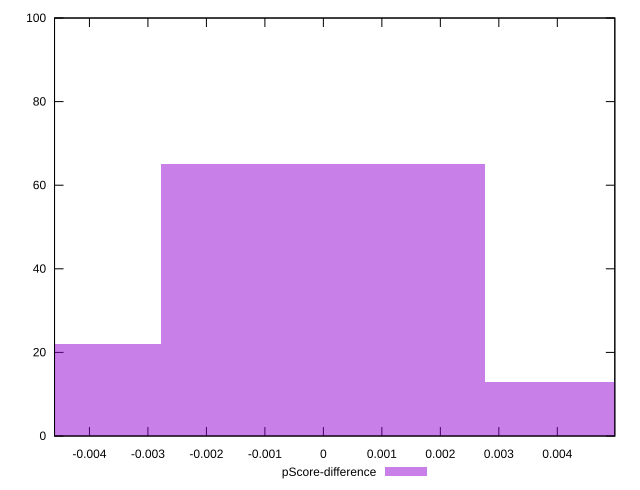

The gnuplot source for this figure:
reset

$pScoreDifference <<EOF
0 65
-0.005538494714368452 22
0.005538494714368452 13
EOF

set key outside below
set boxwidth 0.005538494714368452
set xrange [-0.0045968395061000145:0.004983291728752448]
set yrange [0:100]
set trange [0:100]
set style fill transparent solid 0.5 noborder
set terminal svg size 640, 490 enhanced background rgb 'white'
set output "reports/report_00033_2021-03-01T14-23-16.841Z/bootup-time/samples/astro/pScore-difference/histogram.svg"

plot $pScoreDifference title "pScore-difference" with boxes

reset
